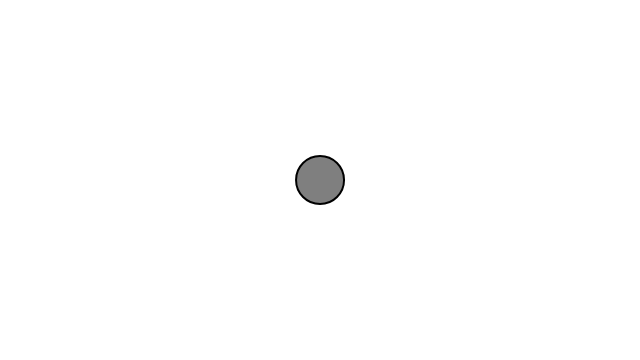
Frame 1 (no input)
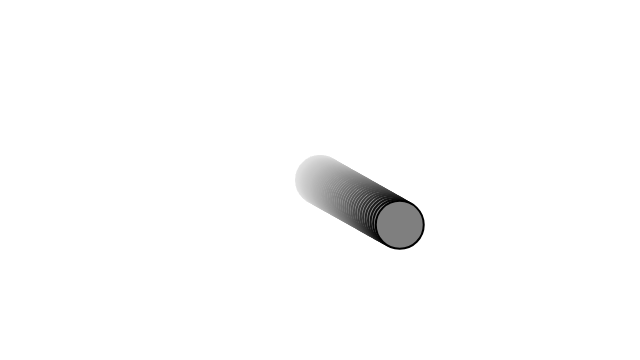
Frame 60 (no input)
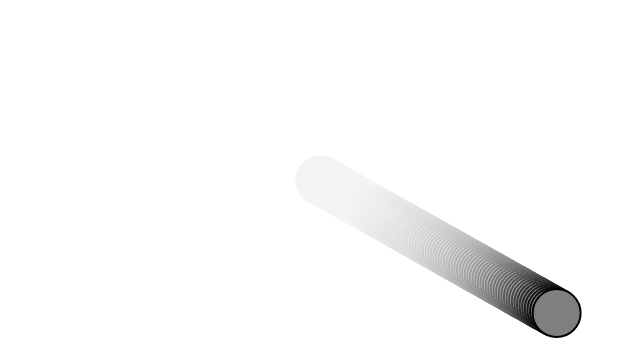
Frame 120 (the mouse pressed at the canvas centre since frame 60)

The p5.js sketch that drew these frames (run headless with seeded random() and noise() and a simulated clock; from frame 60 on, the mouse is pressed at the canvas centre):

// p5.js sketch
// ── sketch.js
class Mover {
  constructor() {
    this.position = createVector(width / 2, height / 2);
    this.velocity = createVector(0, 0);
    this.acceleration = createVector(0, 0)

  }

  show() {
    stroke(0);
    strokeWeight(2);
    fill(127);
    circle(this.position.x, this.position.y, 48);
  }

  checkEdges() {
    if (this.position.x > width) {
      this.velocity.x *= -1;
    } else if (this.position.x < 0) {
      this.velocity.x *= -1;
    }

    if (this.position.y > height) {
      this.velocity.y *= -1;
    } else if (this.position.y < 0) {
      this.velocity.y *= -1;
    }
  }

  applyForce(force) {
    this.acceleration.add(force);
  }

  update() {
    this.velocity.add(this.acceleration);
    this.position.add(this.velocity);
    this.acceleration.mult(0)
  }
}
let mover;

function setup() {
  createCanvas(640, 360);
  mover = new Mover();
}

function draw() {
  background(235, 10);
  mouse = createVector(mouseX, mouseY)
  center = createVector(width/2, height/2)
  let wind = p5.Vector.sub(center, mouse)
  wind.normalize()
  wind.mult(0.05)
  mover.applyForce(wind)
  mover.update();
  mover.checkEdges();
  mover.show();
}
